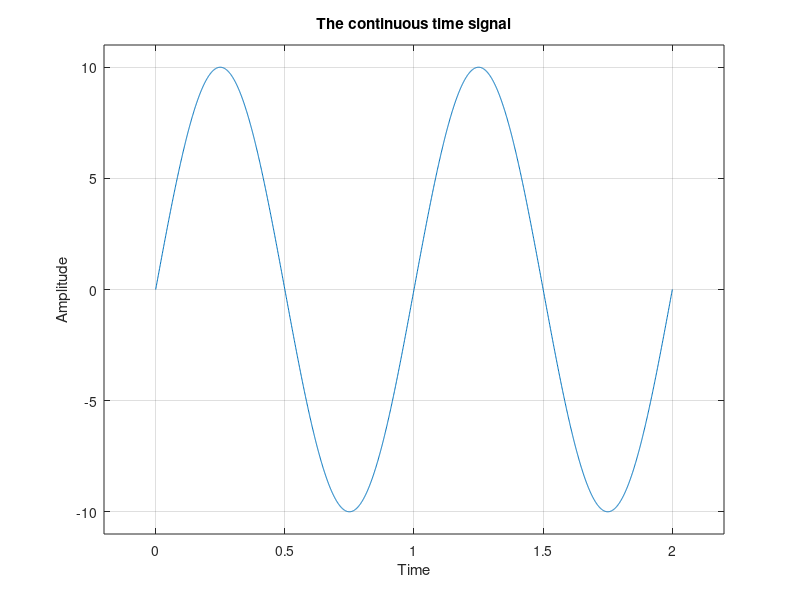
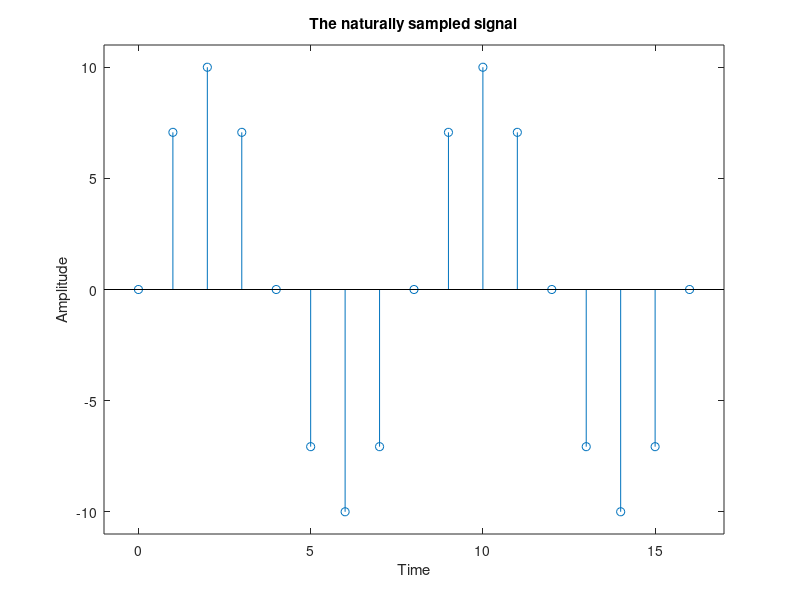
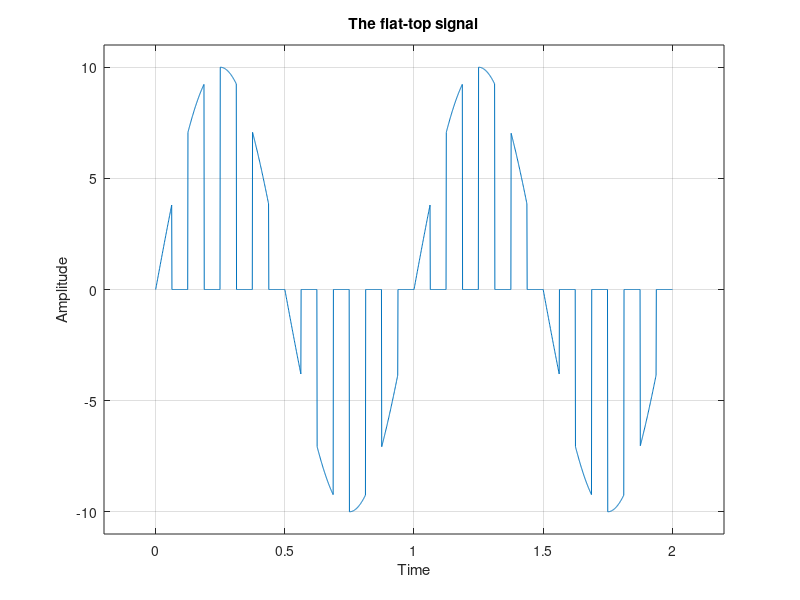

MATLAB code to generate these figures, in order:
%Program P2
t =0:0.001:2;
A=10;
F=1;
Fs=8;
%question a
x = A*sin(2*pi*F*t);
figure();
plot (t,x);
xlabel('Time');ylabel('Amplitude');
title('The continuous time signal');
axis([-0.2 2.2 -11 11]);
grid;
%question b
n=0:(2*Fs);
xs=A*sin(2*pi*n/Fs);
figure();
stem(n,xs);
axis([-1 17 -11 11]);
xlabel('Time');ylabel('Amplitude');
title('The naturally sampled signal');
%question c
ft = square(2*pi*Fs*t);
ft (ft<0) =0;
s = x.*ft;
figure();
plot (t,s);
grid;
axis([-0.2 2.2 -11 11]);
xlabel('Time');ylabel('Amplitude');
title('The flat-top signal');